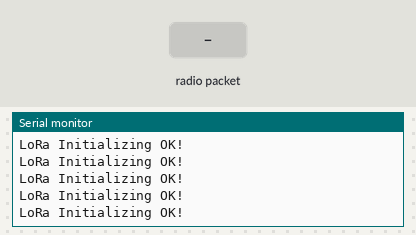
The sketch below on a simulated ESP32. Parts: the last lines printed to the serial monitor. The inputs (shaded band) are chosen by the test bench. No radio packets arrive unless stated.

Above: at 1.2 s.
1.3 s: radio packet "1" arrives
At 2.1 s:
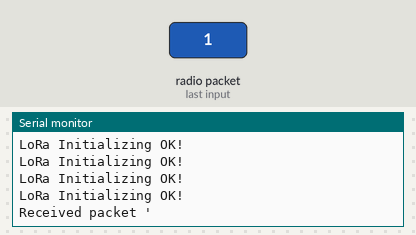
At 3.6 s:
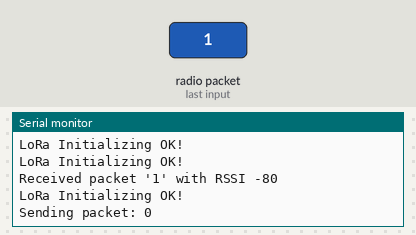

Measured:
- after the input at 1.3 s, the serial monitor: prints a new line at once (image 1)

The sketch:

lora_repeater_esp32.ino
```cpp
#include <SPI.h>
#include <LoRa.h>

//define the pins used by the transceiver module
#define ss 5
#define rst 14
#define dio0 2

#define rx_sync_word 0xFF
#define tx_sync_word 0xAB

int counter = 0;

void setup() {
  //initialize Serial Monitor
  Serial.begin(115200);
  while (!Serial);
  Serial.println("LoRa Sender");

  //setup LoRa transceiver module
  LoRa.setPins(ss, rst, dio0);

  //replace the LoRa.begin(---E-) argument with your location's frequency
  //433E6 for Asia
  //868E6 for Europe
  //915E6 for North America
  while (!LoRa.begin(433E6)) {
    Serial.println(".");
    delay(500);
  }
  // Change sync word (0xF3) to match the receiver
  // The sync word assures you don't get LoRa messages from other LoRa transceivers
  // ranges from 0-0xFF
  // LoRa.setSyncWord(0xFF);
  // Serial.println("LoRa Initializing OK!");
}

void loop() {

  LoRa.setSyncWord(rx_sync_word);
  Serial.println("LoRa Initializing OK!");

  int packetSize = LoRa.parsePacket();
  if (packetSize) {
    // received a packet
    Serial.print("Received packet '");

    // read packet
    while (LoRa.available()) {
      String LoRaData = LoRa.readString();
      Serial.print(LoRaData);
    }

    // print RSSI of packet
    Serial.print("' with RSSI ");
    Serial.println(LoRa.packetRssi());

  LoRa.setSyncWord(tx_sync_word);
  Serial.println("LoRa Initializing OK!");

  Serial.print("Sending packet: ");
  Serial.println(counter);

  //Send LoRa packet to receiver
  LoRa.beginPacket();
  LoRa.print("hello ");
  LoRa.print(counter);
  LoRa.endPacket();

  counter++;

  delay(10000);
}}
```
